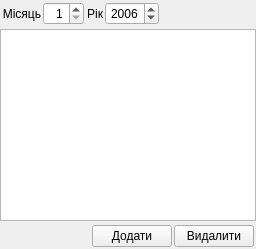
  <widget class="QDockWidget" name="dockWidget_korektura_s">
   <property name="features">
    <set>QDockWidget::DockWidgetFloatable|QDockWidget::DockWidgetMovable</set>
   </property>
   <property name="windowTitle">
    <string>Таблиця КОРЕКТУРА ПО СУМІ</string>
   </property>
   <attribute name="dockWidgetArea">
    <number>2</number>
   </attribute>
   <widget class="QWidget" name="dockWidgetContents_10">
    <layout class="QGridLayout">
     <property name="horizontalSpacing">
      <number>0</number>
     </property>
     <property name="verticalSpacing">
      <number>2</number>
     </property>
     <property name="margin">
      <number>0</number>
     </property>
     <item row="0" column="0">
      <layout class="QVBoxLayout">
       <property name="spacing">
        <number>2</number>
       </property>
       <property name="margin">
        <number>0</number>
       </property>
       <item>
        <layout class="QHBoxLayout">
         <property name="spacing">
          <number>2</number>
         </property>
         <property name="margin">
          <number>2</number>
         </property>
         <item>
          <widget class="QLabel" name="label_month_korektura_s">
           <property name="text">
            <string>Місяць</string>
           </property>
           <property name="alignment">
            <set>Qt::AlignRight|Qt::AlignTrailing|Qt::AlignVCenter</set>
           </property>
          </widget>
         </item>
         <item>
          <widget class="QSpinBox" name="spinBox_month_korektura_s">
           <property name="sizePolicy">
            <sizepolicy hsizetype="Fixed" vsizetype="Fixed">
             <horstretch>0</horstretch>
             <verstretch>0</verstretch>
            </sizepolicy>
           </property>
           <property name="minimumSize">
            <size>
             <width>35</width>
             <height>0</height>
            </size>
           </property>
           <property name="alignment">
            <set>Qt::AlignRight|Qt::AlignTrailing|Qt::AlignVCenter</set>
           </property>
           <property name="minimum">
            <number>1</number>
           </property>
           <property name="maximum">
            <number>12</number>
           </property>
           <property name="value">
            <number>1</number>
           </property>
          </widget>
         </item>
         <item>
          <widget class="QLabel" name="label_year_korektura_s">
           <property name="text">
            <string>Рік</string>
           </property>
           <property name="alignment">
            <set>Qt::AlignRight|Qt::AlignTrailing|Qt::AlignVCenter</set>
           </property>
          </widget>
         </item>
         <item>
          <widget class="QSpinBox" name="spinBox_year_korektura_s">
           <property name="minimumSize">
            <size>
             <width>40</width>
             <height>0</height>
            </size>
           </property>
           <property name="alignment">
            <set>Qt::AlignRight|Qt::AlignTrailing|Qt::AlignVCenter</set>
           </property>
           <property name="minimum">
            <number>2003</number>
           </property>
           <property name="maximum">
            <number>2100</number>
           </property>
           <property name="value">
            <number>2006</number>
           </property>
          </widget>
         </item>
         <item>
          <spacer>
           <property name="orientation">
            <enum>Qt::Horizontal</enum>
           </property>
           <property name="sizeHint" stdset="0">
            <size>
             <width>40</width>
             <height>20</height>
            </size>
           </property>
          </spacer>
         </item>
        </layout>
       </item>
       <item>
        <widget class="QTableView" name="tableView_korektura_s">
         <property name="focusPolicy">
          <enum>Qt::ClickFocus</enum>
         </property>
         <property name="statusTip">
          <string>Таблиця КОРЕКТУРА</string>
         </property>
         <property name="sortingEnabled">
          <bool>true</bool>
         </property>
        </widget>
       </item>
       <item>
        <layout class="QHBoxLayout">
         <property name="spacing">
          <number>2</number>
         </property>
         <property name="margin">
          <number>2</number>
         </property>
         <item>
          <spacer name="horizontalSpacer_17">
           <property name="orientation">
            <enum>Qt::Horizontal</enum>
           </property>
           <property name="sizeHint" stdset="0">
            <size>
             <width>40</width>
             <height>20</height>
            </size>
           </property>
          </spacer>
         </item>
         <item>
          <widget class="QPushButton" name="pushButton_add_korektura_s">
           <property name="focusPolicy">
            <enum>Qt::ClickFocus</enum>
           </property>
           <property name="statusTip">
            <string>Додати новий запис</string>
           </property>
           <property name="text">
            <string>Додати</string>
           </property>
           <property name="icon">
            <iconset resource="tke/tke_rc">
             <normaloff>:/pictures/pictures/greplus.png</normaloff>:/pictures/pictures/greplus.png</iconset>
           </property>
           <property name="iconSize">
            <size>
             <width>12</width>
             <height>12</height>
            </size>
           </property>
           <property name="flat">
            <bool>false</bool>
           </property>
          </widget>
         </item>
         <item>
          <widget class="QPushButton" name="pushButton_del_korektura_s">
           <property name="focusPolicy">
            <enum>Qt::ClickFocus</enum>
           </property>
           <property name="statusTip">
            <string>Видалити позначений запис</string>
           </property>
           <property name="text">
            <string>Видалити</string>
           </property>
           <property name="icon">
            <iconset resource="tke/tke_rc">
             <normaloff>:/pictures/pictures/greminus.png</normaloff>:/pictures/pictures/greminus.png</iconset>
           </property>
           <property name="iconSize">
            <size>
             <width>12</width>
             <height>12</height>
            </size>
           </property>
          </widget>
         </item>
        </layout>
       </item>
      </layout>
     </item>
    </layout>
   </widget>
  </widget>
